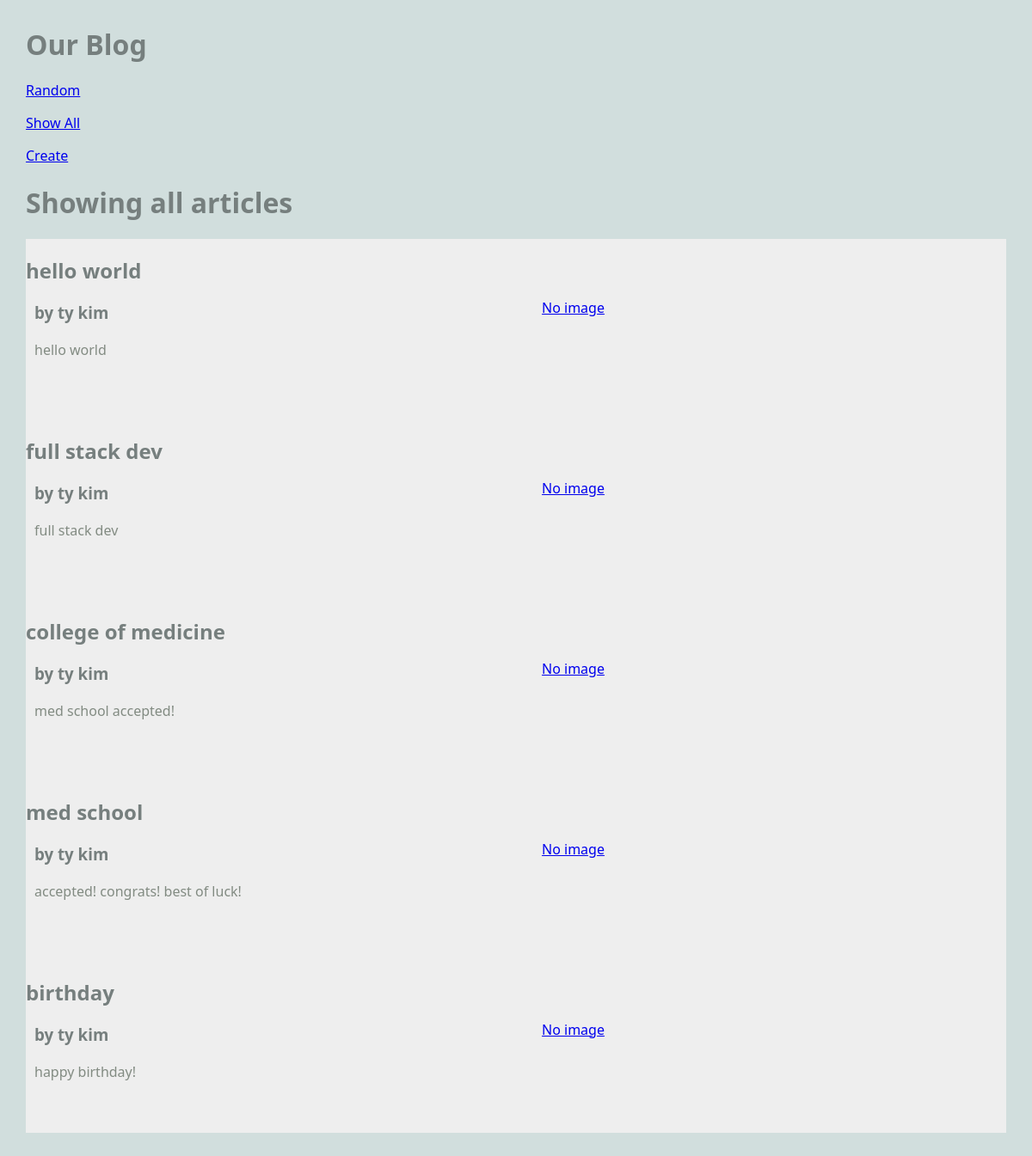
/blog/show_all, run on the app's committed database.
### blog/models.py (models this page shows, shortened)
class Article(models.Model):
    title = models.TextField(blank=True)
    author = models.TextField(blank=True)
    text = models.TextField(blank=True)
    published = models.DateTimeField(auto_now=True)
    image_file = models.ImageField(blank=True)
    def __str__(self):
        return f'{self.title} by {self.author}'

### blog/views.py (the view)
# urls.py: path('show_all', ShowAllView.as_view(), name="show_all"),
class ShowAllView(ListView):
    model = Article
    template_name = "blog/show_all.html"
    context_object_name = "articles"

### blog/templates/blog/show_all.html
{% extends 'blog/base.html' %}
{% block content %}
<h1>Showing all articles</h1>
<main class="grid-container">
    {% for article in articles %}
    <article class="featured">
        <div>
            <h2>{{ article.title }}</h2>
            <h3>by {{ article.author }}</h3>
            <p>
                {{ article.text }}
            </p>
        </div>
        <a href="{% url 'article' article.pk %}">
            {% if article.image_file %}
            <img src="{{ article.image_file.url }}">
            {% else %}
            No image
            {% endif %}
        </a>
    </article>
    {% endfor %}
</main>
{% endblock %}

### static/styles-blog.css (style rules this page uses)
body { margin: 30px; background: #d1dedd; font-family:'Segoe UI', Tahoma, Geneva, Verdana, sans-serif; }
h1, h2, h3 { color: #767f7e; }
p { color: #828b82; }
.grid-container { background: #eee; max-width: 900px; display: grid; grid-template-columns: repeat(3, 1fr); grid-gap: 10px; max-width: 1200px; margin: 20px auto; }
article.featured { grid-column: span 3; display: grid; gap: 60px; grid-template-columns: 1fr 1fr; align-items: center; border-bottom: 1px #bbc7c7; padding-bottom: 40px; }
article p, article h3 { margin: 20px 10px; }

### data on the page
Article: title "hello world", author "ty kim", text "hello world", image_file "No image"
Article: title "full stack dev", author "ty kim", text "full stack dev", image_file "No image"
Article: title "college of medicine", author "ty kim", text "med school accepted!", image_file "No image"
Article: title "med school", author "ty kim", text "accepted! congrats! best of luck!", image_file "No image"
Article: title "birthday", author "ty kim", text "happy birthday!", image_file "No image"
